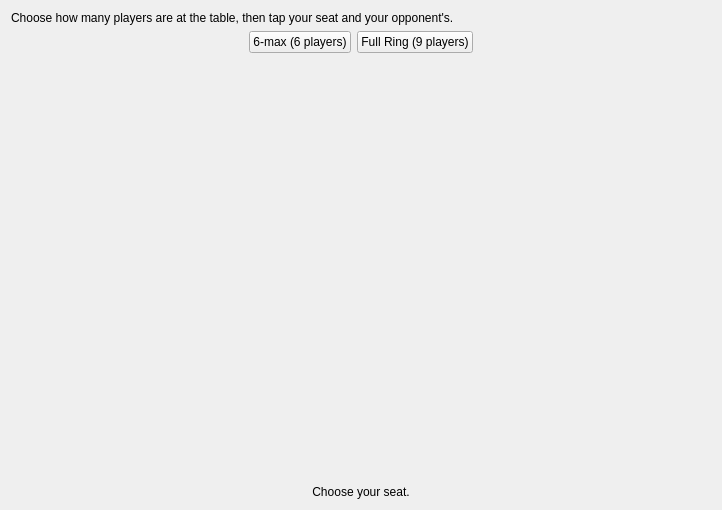
       <widget class="QWidget" name="quickStepSituation">
        <layout class="QVBoxLayout" name="quickStepSituationLayout">
         <item>
          <widget class="QLabel" name="situationIntroLabel">
           <property name="wordWrap">
            <bool>true</bool>
           </property>
           <property name="text">
            <string>Choose how many players are at the table, then tap your seat and your opponent's.</string>
           </property>
          </widget>
         </item>
         <item>
          <layout class="QHBoxLayout" name="tableSizeChoiceLayout">
           <item>
            <spacer name="tableSizeLeftSpacer">
             <property name="orientation">
              <enum>Qt::Horizontal</enum>
             </property>
             <property name="sizeHint" stdset="0">
              <size>
               <width>40</width>
               <height>20</height>
              </size>
             </property>
            </spacer>
           </item>
           <item>
            <widget class="QPushButton" name="tableSize6Button">
             <property name="text">
              <string>6-max (6 players)</string>
             </property>
            </widget>
           </item>
           <item>
            <widget class="QPushButton" name="tableSize9Button">
             <property name="text">
              <string>Full Ring (9 players)</string>
             </property>
            </widget>
           </item>
           <item>
            <spacer name="tableSizeRightSpacer">
             <property name="orientation">
              <enum>Qt::Horizontal</enum>
             </property>
             <property name="sizeHint" stdset="0">
              <size>
               <width>40</width>
               <height>20</height>
              </size>
             </property>
            </spacer>
           </item>
          </layout>
         </item>
         <item>
          <layout class="QHBoxLayout" name="seatTableCenterLayout">
           <item>
            <spacer name="seatTableLeftSpacer">
             <property name="orientation">
              <enum>Qt::Horizontal</enum>
             </property>
             <property name="sizeHint" stdset="0">
              <size>
               <width>40</width>
               <height>20</height>
              </size>
             </property>
            </spacer>
           </item>
           <item>
            <widget class="QWidget" name="seatTableContainer" native="true">
             <property name="minimumSize">
              <size>
               <width>620</width>
               <height>420</height>
              </size>
             </property>
             <property name="maximumSize">
              <size>
               <width>620</width>
               <height>420</height>
              </size>
             </property>
             <widget class="QWidget" name="seatFelt" native="true">
              <property name="geometry">
               <rect>
                <x>80</x>
                <y>90</y>
                <width>460</width>
                <height>260</height>
               </rect>
              </property>
             </widget>
            </widget>
           </item>
           <item>
            <spacer name="seatTableRightSpacer">
             <property name="orientation">
              <enum>Qt::Horizontal</enum>
             </property>
             <property name="sizeHint" stdset="0">
              <size>
               <width>40</width>
               <height>20</height>
              </size>
             </property>
            </spacer>
           </item>
          </layout>
         </item>
         <item>
          <widget class="QLabel" name="seatSelectionStatusLabel">
           <property name="alignment">
            <set>Qt::AlignHCenter</set>
           </property>
           <property name="text">
            <string>Choose your seat.</string>
           </property>
          </widget>
         </item>
        </layout>
       </widget>
